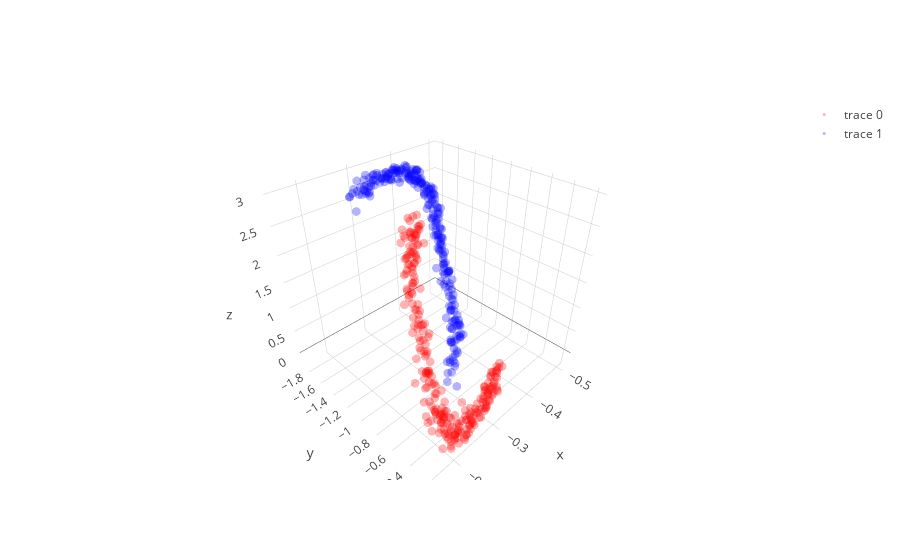

Notebook code cell kept with this figure:
### Code cell
# with all scale
expand_dim = 3
w1 = np.random.randn(2,expand_dim)
m1 = np.zeros_like(w1)
w2 = np.random.randn(expand_dim,1)
m2 = np.zeros_like(w2)

a  = np.ones(expand_dim); 
ma = np.zeros_like(a)
b  = np.ones(expand_dim); 
mb = np.zeros_like(b)
c  = np.zeros(expand_dim)
mc = np.zeros_like(c)

w1 = _sym_decorrelation(w1)
w2 = w2/(np.sqrt(np.sum(w2**2)))

temp_X = np.copy(X); mini_batch_size = 50

for iter in range(2000):
    cum_loss = 0; temp_X   = shuffle(temp_X)
    
    for mini_batch in range(0,len(X),mini_batch_size):
        current_batch = temp_X[mini_batch:mini_batch+mini_batch_size]
        
        layer1  = current_batch @ w1
        layer1a = a*g(b*layer1)+c
        layer2  = layer1a       @ w2
        loss    = (w2.T @ layer1a.T @ layer1a @ w2).mean() + (w1.T @ current_batch.T @ current_batch @ w1).mean()
        
        grad2 = -2*layer1a.T @ layer1a @ w2 
        grad1a= -2*layer1a@w2@w2.T
        grada = grad1a*g(b*layer1)
        gradb = grad1a*a*g_grad(b*layer1)*layer1
        gradc = grad1a
        grad1 = current_batch.T @(grad1a*a*g_grad(b*layer1)*b) - 2*current_batch.T @ current_batch @ w1 
        
        m2 = m2 + 0.9*grad2
        w2 = w2 - 0.000001  * m2 + (1/(iter+1))*np.random.randn(expand_dim,1)
        
        ma = ma + 0.9*grada
        a = a -   0.00009    * ma.mean(0) + (1/(iter+1))*np.random.randn(expand_dim)
        
        mb = mb + 0.9*gradb
        b = b -   0.00009    * mb.mean(0) + (1/(iter+1))*np.random.randn(expand_dim)
        
        mc = mc + 0.9*gradc
        c = c -   0.000009   * mc.mean(0) + (1/(iter+1))*np.random.randn(expand_dim)
        
        m1 = m1 + 0.9*grad1
        w1 = w1 - 0.000001  * m1 + (1/(iter+1))*np.random.randn(2,expand_dim)
        
        w1 = _sym_decorrelation(w1)
        w2 = w2/(np.sqrt(np.sum(w2**2)+1e-8))
        a  = (a-a.mean())/a.std()
        b  = (b-b.mean())/b.std()
        c  = (c-c.mean())/c.std()
        cum_loss = cum_loss + loss.mean()
        
    if iter%500==0:print('Iter : ',iter," Loss: ",cum_loss)

# projection
projected_mine = (a*g(b*(X @ w1))+c) @ w2

plt.figure(figsize=(20,5))
plt.subplot(1, 3, 1)
plt.scatter(X[y==0, 0], X[y==0, 1], color='red', alpha=0.5)
plt.scatter(X[y==1, 0], X[y==1, 1], color='blue', alpha=0.5)
plt.quiver(X.mean(0)[0], X.mean(0)[1], evector[0,0],evector[0,1], color=['b'], scale=2.5)
plt.quiver(X.mean(0)[0], X.mean(0)[1], evector[1,0],evector[1,1], color=['g'], scale=2.5)

plt.subplot(1, 3, 2,projection='3d')
one_layer_project = (a*g(b*(X @ w1))+c)
plt.scatter(one_layer_project[:,0],one_layer_project[:,1],one_layer_project[:,2], color='red')

plt.subplot(1, 3, 3)
plt.scatter(projected_mine[y==0], np.zeros((len(projected_mine)//2)),  color='red', alpha=0.05)
plt.scatter(projected_mine[y==1], np.zeros((len(projected_mine)//2)), color='blue', alpha=0.05)
plt.show()

trace1 = go.Scatter3d(
    x=one_layer_project[y==0,0],
    y=one_layer_project[y==0,1],
    z=one_layer_project[y==0,2],
    mode='markers',
    line=dict(color='red',width=0.5),
    marker=dict(size=3,opacity=0.3)
)
trace2 = go.Scatter3d(
    x=one_layer_project[y==1,0],
    y=one_layer_project[y==1,1],
    z=one_layer_project[y==1,2],
    mode='markers',
    line=dict(color='blue',width=0.5),
    marker=dict(size=3,opacity=0.3)
)
data = [trace1,trace2]
fig  = go.Figure(data=data)
iplot(fig)

### Figure 1 — Plotly figure (JSON) as saved in the notebook; plotly's stock layout.template omitted (floating-point values rounded to 4 significant figures; data arrays with more than 128 entries replaced by an {"elided": "..."} marker saying what was removed)
{"data": [{"line": {"color": "red", "width": 0.5}, "marker": {"opacity": 0.3, "size": 3}, "mode": "markers", "type": "scatter3d", "uid": "3ccbcab2-243b-4543-a1f6-8620f0c5f5b1", "x": {"elided": "250 float values"}, "y": {"elided": "250 float values"}, "z": {"elided": "250 float values"}}, {"line": {"color": "blue", "width": 0.5}, "marker": {"opacity": 0.3, "size": 3}, "mode": "markers", "type": "scatter3d", "uid": "fe059b08-88fe-4713-a4bf-748772a576d1", "x": {"elided": "250 float values"}, "y": {"elided": "250 float values"}, "z": {"elided": "250 float values"}}], "layout": {}}
